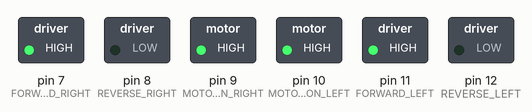
Recording of a sketch running on a simulated Arduino Uno, built with avr-gcc and run on an emulated ATmega328P. On the bench: switched loads named in the sketch (green lamp = pin HIGH).

Above: at 0.5 s.
At 2.5 s:
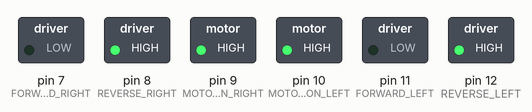
At 3.5 s:
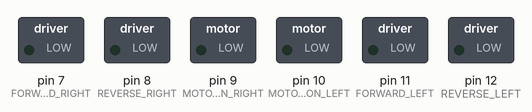
Timing chart, 0 to 5.2 s (numbered marks = the images above):
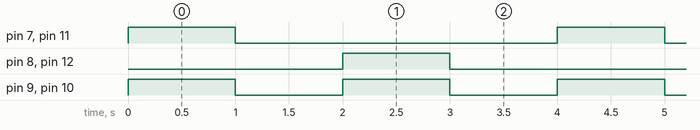

Measured:
- by itself, pin 7 (FORWARD_RIGHT), pin 8 (REVERSE_RIGHT), pin 11 (FORWARD_LEFT), pin 12 (REVERSE_LEFT): alternates HIGH for 1.0 s and LOW for 3.0 s
- by itself, pin 9 (MOTOR_ON_RIGHT), pin 10 (MOTOR_ON_LEFT): alternates HIGH for 1.0 s and LOW for 1.0 s
- by itself, everything shown: repeats every 4.0 s, in 4 steps

The sketch:

PlutoStory3.ino
```cpp
const int FORWARD_RIGHT = 7;
const int REVERSE_RIGHT = 8;
const int MOTOR_ON_RIGHT = 9;
const int MOTOR_ON_LEFT = 10;
const int FORWARD_LEFT = 11;
const int REVERSE_LEFT = 12;

void setup() {

  pinMode(FORWARD_RIGHT, OUTPUT); // Forward Right
  pinMode(REVERSE_RIGHT, OUTPUT); // Back Right
  pinMode(MOTOR_ON_RIGHT, OUTPUT); //  Right Motor On
  pinMode(MOTOR_ON_LEFT, OUTPUT); // Left Motor On
  pinMode(FORWARD_LEFT, OUTPUT); // Forward Left
  pinMode(REVERSE_LEFT, OUTPUT); // Back Left
}

// the loop function runs over and over again forever
void loop() {

  Forward();
  delay(1000);

  Off();
  delay(1000);

  Reverse();
  delay(1000);

  Off();
  delay(1000);

}


void MotorsOn () {
  digitalWrite(MOTOR_ON_RIGHT, HIGH);
  digitalWrite(MOTOR_ON_LEFT, HIGH);
  digitalWrite(REVERSE_RIGHT, LOW);
  digitalWrite(REVERSE_LEFT, LOW);
  digitalWrite(FORWARD_RIGHT, LOW);
  digitalWrite(FORWARD_LEFT, LOW);
}
void Forward () {
  digitalWrite(MOTOR_ON_RIGHT, HIGH);
  digitalWrite(MOTOR_ON_LEFT, HIGH);
  digitalWrite(FORWARD_RIGHT, HIGH);
  digitalWrite(FORWARD_LEFT, HIGH);
  digitalWrite(REVERSE_RIGHT, LOW);
  digitalWrite(REVERSE_LEFT, LOW);

}
void Off () {
  digitalWrite(MOTOR_ON_RIGHT, LOW);
  digitalWrite(MOTOR_ON_LEFT, LOW);
  digitalWrite(REVERSE_RIGHT, LOW);
  digitalWrite(REVERSE_LEFT, LOW);
  digitalWrite(FORWARD_RIGHT, LOW);
  digitalWrite(FORWARD_LEFT, LOW);
}
void Reverse () {
  digitalWrite(MOTOR_ON_RIGHT, HIGH);
  digitalWrite(MOTOR_ON_LEFT, HIGH);
  digitalWrite(FORWARD_RIGHT, LOW);
  digitalWrite(FORWARD_LEFT, LOW);
  digitalWrite(REVERSE_RIGHT, HIGH);
  digitalWrite(REVERSE_LEFT, HIGH);
}
```
